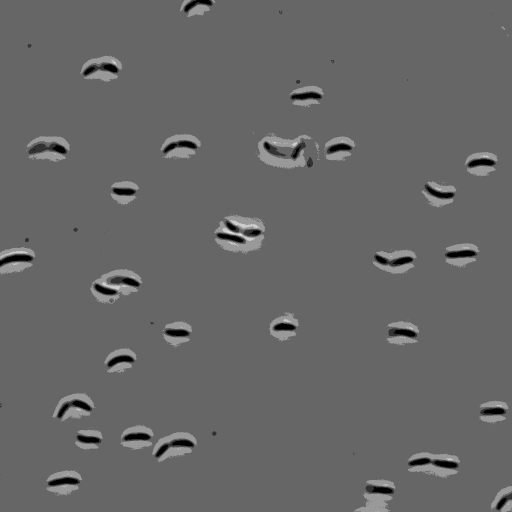
#> input picture images/caulobacter.png, 1024 x 1024 px (shown at 1/2 size)
$ jupyter execute bacteria-example.ipynb   (shell and % lines are left out)   (older library calls are emulated)
#> lines starting #> are read from the running program, lines starting #| are printed output that depends on the picture; after the words box and inside, x2 and y2 are one past the last pixel; in counts of white or black regions, pixels touching at a corner belong together; long printed decimals are rounded
## Aplicações
Para demonstrar sistemas reais que utilizam os conceitos abordados anteriormente, traz-se aqui um exemplo prático da área biológica. Então, será apresentado um sistema de contagem de bactérias em uma imagem de microscópio.

### Contagem de bactérias em imagem de microscópio

Trabalhos manuais em laboratórios de pesquisa e análise são extremamente demorados. Muitas vezes, tem-se um grande número de amostras a analisar, ou até mesmo, a análise exige uma contagem de milhares de células em uma mesma amostra. Pela utilização de longos tempos fazendo essa contagem, dois problemas surgem: erros relacionados ao cansaço e custo de hora-trabalho envolvido.

Com isso, faz sentido que esse tipo de trabalho seja automatizado e o modo mais intuitivo de fazê-lo é por meio do processamento das imagens digitais que podem ser capturadas pelo microscópio.

Nessa aplicação, vão ser contadas são caulobacter crescentus,  que são bactérias utilizadas como modelo de estudo da regulação do ciclo celular e o diferenciamento celular.

### Fluxograma

Pré-processamento:
- Carregar a imagem
- Escala de cinza
- Filtro gaussiano (não é obrigatório)
- Limiar para binarização

Operações morfológicas:
- Remover objetos pequenos
- Trasformada de distância (edt)
- Encontrar máximos locais
- Watershed (segmentação)

Re-trabalho:
- Centróides
- Clusterização

Exemplo baseado nos tutoriais do pacote _scikit-image_.

## Worked Example: Segmentation
As an example of a typical image processing problem, we will segment the following image of bacteria.

[cell 1]
import matplotlib.pyplot as plt
import numpy as np

im = plt.imread('images/caulobacter.png')
#> im is the input picture: shape (1024, 1024, 4) float32; mean R, G, B, A 0.406, 0.406, 0.406, 1

plt.imshow(im)

[cell 2]
def my_imshow(im, title=None, **kwargs):
    if 'cmap' not in kwargs:
        kwargs['cmap'] = 'gray'
    plt.figure(figsize=(5,5))
    plt.imshow(im, interpolation='none', **kwargs)
    if title:
        plt.title(title)
    plt.axis('off')

print ('original image shape: {}'.format(im.shape))
#| original image shape: (1024, 1024, 4)
print ('alpha channel intensity: {0:.2f} +- {1:.2f}'.format(np.mean(im[:,:,-1]), np.std(im[:,:,-1]))
)
#| alpha channel intensity: 1.00 +- 0.00
my_imshow(im)

First, convert from color (4 channel, actually) to grayscale.

[cell 3]
from skimage import color

# convert to gray
gray_im = color.rgb2gray(im)
print ('grayscale image shape:', gray_im.shape)
#| grayscale image shape: (1024, 1024)

my_imshow(gray_im)

Blur slightly to reduce noise. (This isn't strictly necessary in this case, since it's a fairly high-quality image.)

[cell 4]
from skimage import filters

blurred_im = filters.gaussian(gray_im, sigma=3)
my_imshow(blurred_im)

After the image is suitable pre-processed, we can threshold it to convert it to a cell mask.

[cell 5]
thresh = 0.3
mask = gray_im < thresh
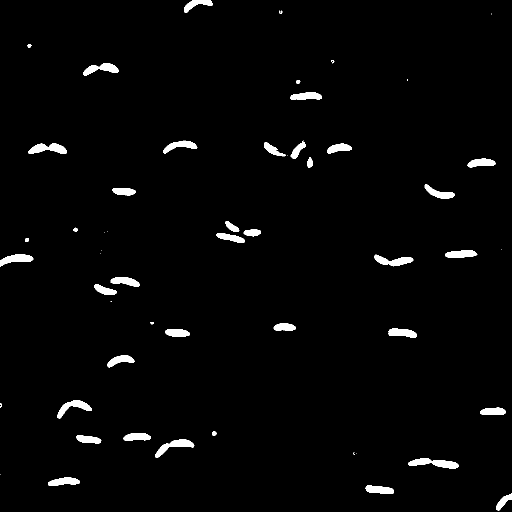
#> mask: shape (1024, 1024) bool (shown at 1/2 size); 2.1% white; 55 white regions (14 under 20 px), largest, box (x1, y1, x2, y2) and area: (816, 916, 917, 937) 1149, (57, 287, 134, 308) 1000, (310, 879, 389, 915) 982
blurred_mask = blurred_im < thresh
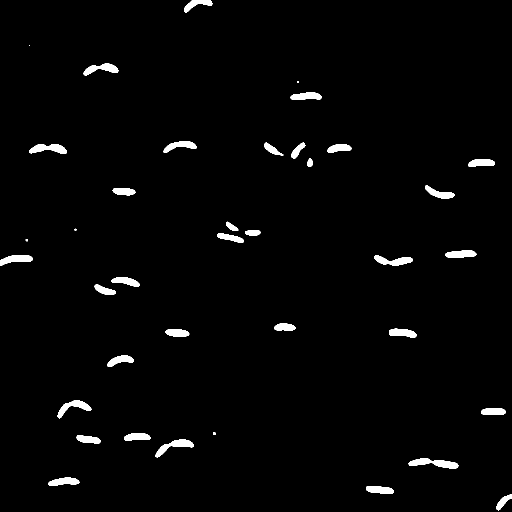
#> blurred_mask: shape (1024, 1024) bool (shown at 1/2 size); 2% white; 38 white regions (3 under 20 px), largest, box (x1, y1, x2, y2) and area: (817, 916, 917, 937) 1108, (311, 879, 388, 915) 939, (58, 288, 134, 308) 919

my_imshow(mask, title='mask from original grayscale image')
my_imshow(blurred_mask, title='mask from blurred grayscale image')

Binary images are manipulated with morphological operations. Morphological operations allow us to expand the white regions, shrink the white regions, fill in holes, and more. In this case, we simply want to remove the tiny dots.

[cell 6]
from skimage import morphology

blurred_mask_clean = morphology.remove_small_objects(blurred_mask, min_size=150)

my_imshow(blurred_mask_clean, title='blurred image mask with small object removed')
my_imshow(blurred_mask ^ blurred_mask_clean, 'removed small objects')

Some of the cells are touching, so they appear as one object, but we would like to identify them as separate objects. This is a very common problem in segmentation problems, noteably cell tracking. A common approach is to perform a distance transform, followed by a watershed segmentation.

The distance transform converts a binary mask (black-and-white image) into a floating point image (grayscale image) of the same size. Each pixel in the distance transform represents the distance of that pixel from the nearest black point in the mask. Thus, the brighest points in the distance transform are the points that are furthest from object boundaries. An example will help clarify.

[cell 7]
from scipy import ndimage as ndi

distance_im = ndi.distance_transform_edt(blurred_mask_clean)
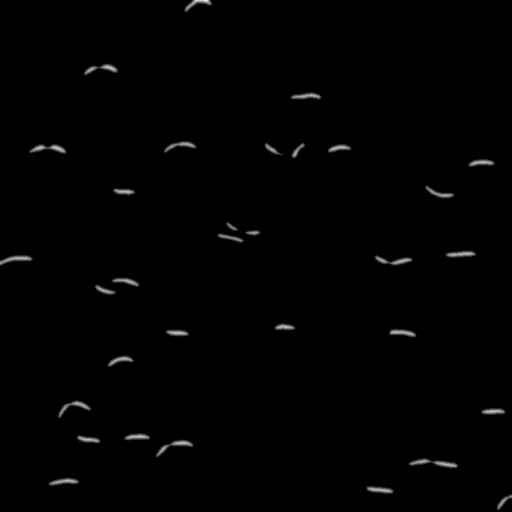
#> distance_im: shape (1024, 1024) float64 (shown at 1/2 size); min 0, max 9.06, mean 0.064; drawn with min black and max white
print ('distance transform:', distance_im.shape, distance_im.dtype)
#| distance transform: (1024, 1024) float64

my_imshow(distance_im, title='distance transform of mask')
my_imshow(blurred_mask_clean[850:950, 300:400], title='mask showing 2 overlapping cells')
my_imshow(distance_im[850:950, 300:400], title='distance transform of above')
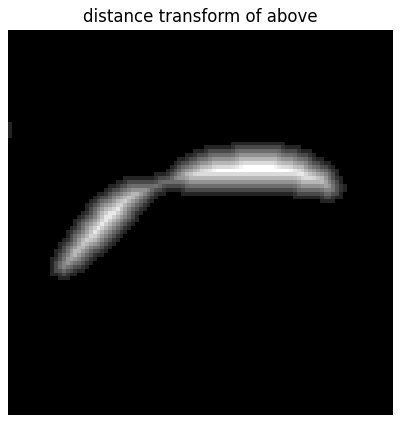
#> figure drawn by matplotlib, 1 panel

If we've done everything right, the peaks of the distance transform image represent the centers of each cell (including those that overlap). We label each separate peak with a unique integer with skimage.measure.label.

[cell 8]
from skimage import feature, measure
from matplotlib.colors import ListedColormap

def imshow_overlay(im, mask, alpha=0.5, color='red', **kwargs):
    """Show semi-transparent red mask over an image"""
    mask = mask > 0
    mask = np.ma.masked_where(~mask, mask)
    plt.imshow(im, **kwargs)
    plt.imshow(mask, alpha=alpha, cmap=ListedColormap([color]))


peaks_im = feature.peak_local_max(distance_im, indices=False)
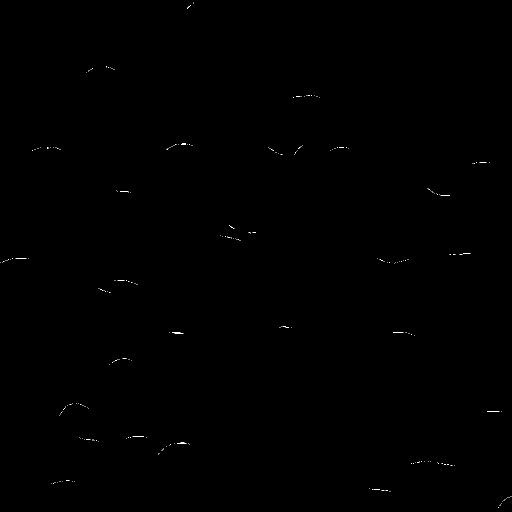
#> peaks_im: shape (1024, 1024) bool (shown at 1/2 size); 0.08% white in thin lines or dots

plt.figure()
imshow_overlay(distance_im[850:950, 300:400], peaks_im[850:950, 300:400], alpha=1, cmap='gray')
#> in imshow_overlay, `mask = mask > 0`:
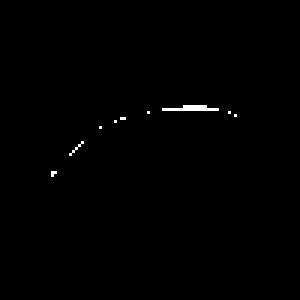
#> mask: shape (100, 100) bool (shown 3 times larger); 0.42% white in thin lines or dots, all inside (x1, y1, x2, y2) = (17, 35, 79, 59)
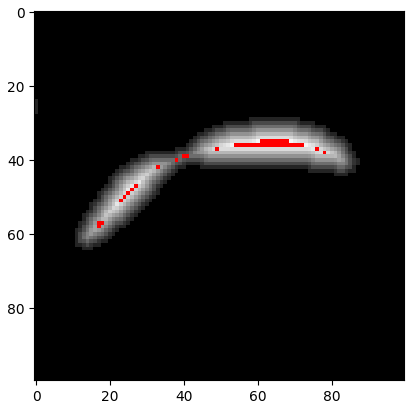
#> figure drawn by matplotlib, 1 panel

[cell 9]
import matplotlib
random_colors = matplotlib.colors.ListedColormap (np.random.rand ( 256,3))


markers_im = measure.label(peaks_im)
#> markers_im: shape (1024, 1024) int32; 266 distinct labels, from 0 to 265
labelled_cell_im = morphology.watershed(-distance_im, markers_im, mask=blurred_mask_clean)
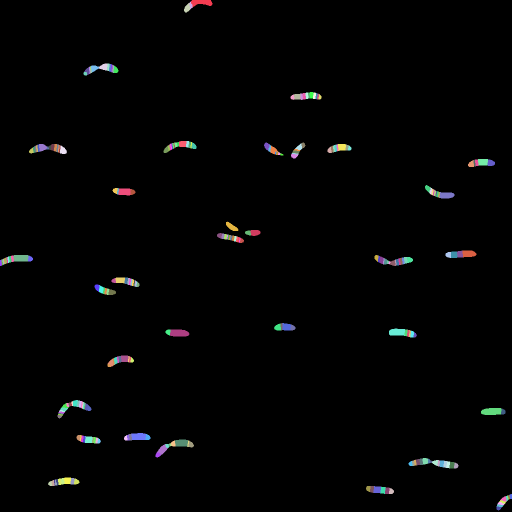
#> labelled_cell_im: shape (1024, 1024) int32 (shown at 1/2 size); 266 distinct labels, from 0 to 265; one colour per label, 0 black
num_bacteria = len(np.unique(labelled_cell_im))-1
#> num_bacteria = 265

my_imshow(labelled_cell_im, 'labelled cells', cmap='jet')
my_imshow(blurred_mask_clean[850:950, 300:400], 'mask of overlapping cells')
my_imshow(labelled_cell_im[850:950, 300:400], 'labelled', cmap=random_colors)

print(num_bacteria)
#| 265
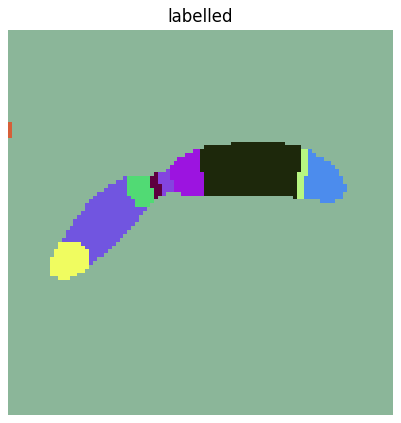
#> figure drawn by matplotlib, 1 panel

[cell 10]
# my_imshow(im, 'bacteria', cmap='jet')
plt.figure(figsize=(5,5))
plt.imshow(im, interpolation='none', cmap='jet')
plt.title('bacteria')
plt.axis('off')

properties = measure.regionprops(labelled_cell_im)
#> properties = 265 regions; largest, box (x1, y1, x2, y2) and area: (962, 816, 1003, 830) 508, (340, 659, 379, 673) 479, (382, 0, 425, 15) 410, (778, 657, 810, 672) 404, (27, 510, 57, 523) 376
bacteria_areas = [int(prop.area) for prop in properties]
#> bacteria_areas = 265 values, max 508 at index 196, min 13 at index 69, mean 77.9
bacteria_centroids = [prop.centroid for prop in properties]
#> bacteria_centroids = 265 pairs, first value 4.73 to 1016.1, second value 1.3 to 1021.2

for lab in range(len(bacteria_areas)):
    plt.text(bacteria_centroids[lab][1]-30,bacteria_centroids[lab][0],bacteria_areas[lab])

[cell 11]
import scipy.cluster.hierarchy as hcluster

# clustering
thresh = 17
clusters = hcluster.fclusterdata(bacteria_centroids, thresh, criterion="distance")
#> clusters = 265 values, max 41 at index 81, min 1 at index 196, mean 22.4

bac_array = np.asarray(bacteria_centroids)
#> bac_array has the same summary as bacteria_centroids
bac_array[:,0]

print("threshold: %f, number of clusters: %d" % (thresh, len(set(clusters))))
#| threshold: 17.000, number of clusters: 41

plt.figure(figsize=(5,5))
plt.imshow(im, interpolation='none', cmap='jet')
# plotting
# plt.scatter(*np.transpose(bacteria_centroids), c=clusters
plt.scatter(bac_array[:,1], bac_array[:,0], c=clusters, cmap='jet')

# plt.axis("equal")
title = "threshold: %f, number of clusters: %d" % (thresh, len(set(clusters)))
plt.title(title)
plt.show()
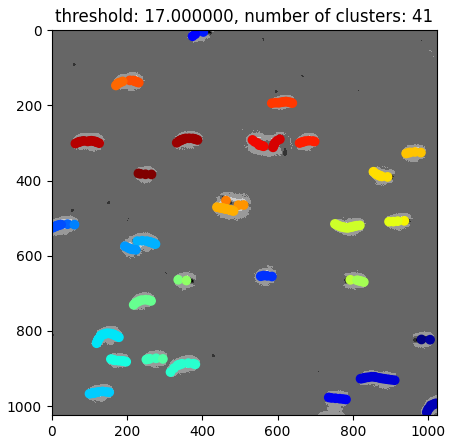
#> figure drawn by matplotlib, 1 panel
